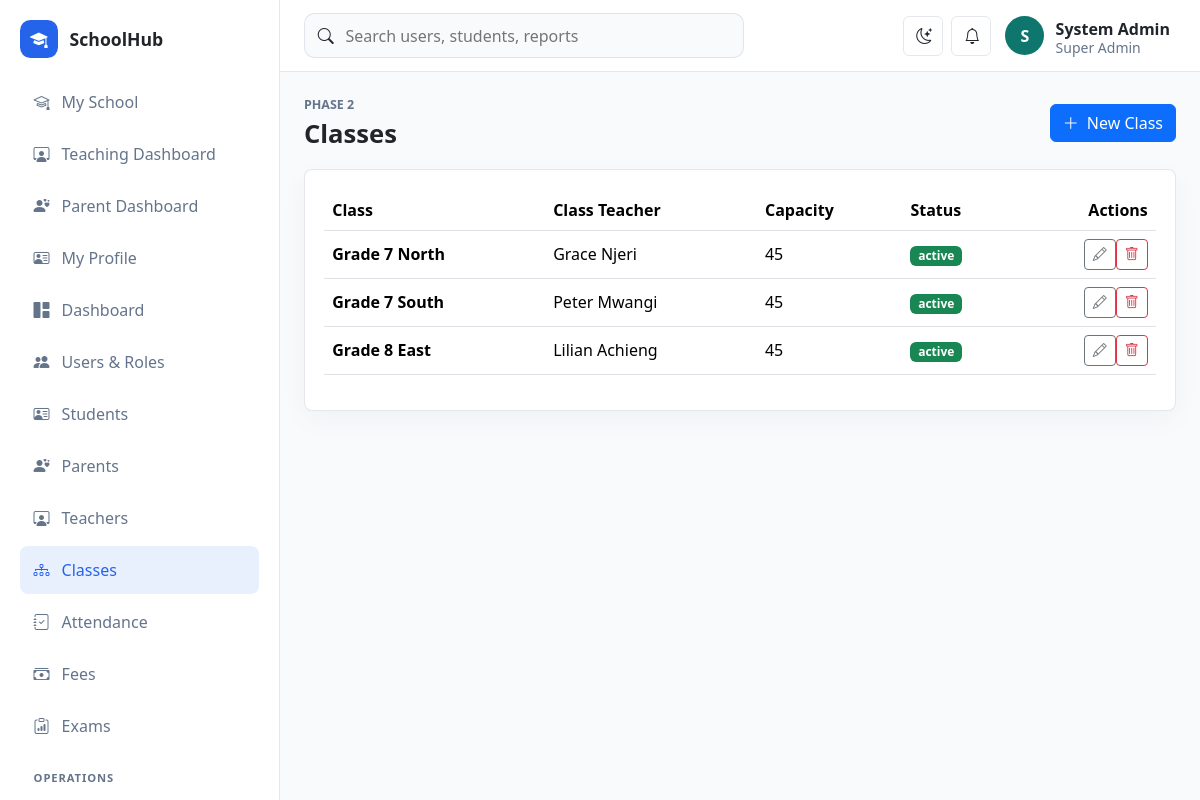
Screenshot of /school/public/classes (signed in) with the database file from the repository.
### tables this page shows
CREATE TABLE class_streams (
    id BIGINT UNSIGNED AUTO_INCREMENT PRIMARY KEY,
    name VARCHAR(80) NOT NULL,
    stream VARCHAR(40) NOT NULL,
    class_teacher_id BIGINT UNSIGNED NULL,
    capacity INT UNSIGNED NOT NULL DEFAULT 45,
    status ENUM('active', 'inactive') NOT NULL DEFAULT 'active',
    created_at TIMESTAMP DEFAULT CURRENT_TIMESTAMP,
    UNIQUE KEY uq_class_stream (name, stream)
);

### app/Core/View.php (called while the page is built, shortened)
<?php
final class View
{
    public static function render(string $view, array $data = [], string $layout = 'app'): void
    {
        extract($data, EXTR_SKIP);
        $viewFile = dirname(__DIR__) . "/Views/{$view}.php";
        require $viewFile;
    }
}

### app/Controllers/ClassController.php (called while the page is built, shortened)
<?php
final class ClassController
{
    public function index(): void
    {
        View::render('classes/index', ['title' => 'Classes', 'classes' => SchoolClass::all()]);
    }
}

### app/Core/Router.php (called while the page is built, shortened)
<?php
final class Router
{
    private array $routes = [];
    public function get(string $path, array $handler): void
    {
        $this->routes['GET'][$this->normalize($path)] = $handler;
    }
    public function post(string $path, array $handler): void
    {
        $this->routes['POST'][$this->normalize($path)] = $handler;
    }
    public function dispatch(): void
    {
        $method = Request::method();
        $path = Request::path();
        $handler = $this->routes[$method][$path] ?? null;
        [$class, $action] = $handler;
        (new $class())->{$action}();
    }
    private function normalize(string $path): string
    {
        return '/' . trim($path, '/');
    }
}

### public/index.php (called while the page is built, shortened)
<?php
require dirname(__DIR__) . '/app/Core/helpers.php';
$config = require dirname(__DIR__) . '/config/app.php';
$router = new Router();
$router->get('/', [DashboardController::class, 'index']);
$router->get('/login', [AuthController::class, 'showLogin']);
$router->post('/login', [AuthController::class, 'login']);
$router->post('/logout', [AuthController::class, 'logout']);
$router->get('/dashboard', [DashboardController::class, 'index']);
$router->get('/users', [UserController::class, 'index']);
$router->get('/users/create', [UserController::class, 'create']);
$router->post('/users', [UserController::class, 'store']);
$router->get('/users/edit', [UserController::class, 'edit']);
$router->post('/users/update', [UserController::class, 'update']);
$router->post('/users/delete', [UserController::class, 'destroy']);
$router->get('/students', [StudentController::class, 'index']);
$router->get('/students/create', [StudentController::class, 'create']);
$router->post('/students', [StudentController::class, 'store']);
$router->get('/students/edit', [StudentController::class, 'edit']);
$router->post('/students/update', [StudentController::class, 'update']);
$router->post('/students/delete', [StudentController::class, 'destroy']);
$router->get('/student-portal', [StudentPortalController::class, 'index']);
$router->get('/teacher-portal', [TeacherPortalController::class, 'index']);
$router->post('/teacher-portal/announcement', [TeacherPortalController::class, 'announce']);
$router->get('/parent-portal', [ParentPortalController::class, 'index']);
$router->get('/teachers', [TeacherController::class, 'index']);
$router->get('/teachers/create', [TeacherController::class, 'create']);
$router->post('/teachers', [TeacherController::class, 'store']);
$router->get('/teachers/edit', [TeacherController::class, 'edit']);
$router->post('/teachers/update', [TeacherController::class, 'update']);
$router->post('/teachers/delete', [TeacherController::class, 'destroy']);
$router->get('/parents', [ParentController::class, 'index']);
$router->get('/parents/create', [ParentController::class, 'create']);
$router->post('/parents', [ParentController::class, 'store']);
$router->get('/parents/edit', [ParentController::class, 'edit']);
$router->post('/parents/update', [ParentController::class, 'update']);
$router->post('/parents/delete', [ParentController::class, 'destroy']);
$router->get('/classes', [ClassController::class, 'index']);
$router->get('/classes/create', [ClassController::class, 'create']);
$router->post('/classes', [ClassController::class, 'store']);
$router->get('/classes/edit', [ClassController::class, 'edit']);
$router->post('/classes/update', [ClassController::class, 'update']);
$router->post('/classes/delete', [ClassController::class, 'destroy']);
$router->get('/attendance', [AttendanceController::class, 'index']);
$router->post('/attendance', [AttendanceController::class, 'store']);
$router->get('/fees', [FeeController::class, 'index']);
$router->post('/fees/invoice', [FeeController::class, 'invoice']);
$router->post('/fees/payment', [FeeController::class, 'payment']);
$router->get('/exams', [ExamController::class, 'index']);
$router->post('/exams/exam', [ExamController::class, 'exam']);
$router->post('/exams/result', [ExamController::class, 'result']);
$router->get('/operations', [OperationsController::class, 'index']);
$router->get('/operations/form', [OperationsController::class, 'form']);
$router->post('/operations/save', [OperationsController::class, 'save']);
$router->post('/operations/delete', [OperationsController::class, 'destroy']);
$router->get('/reports', [ReportController::class, 'index']);
$router->dispatch();

### app/Core/Auth.php (called while the page is built, shortened)
<?php
final class Auth
{
    public static function user(): ?array
    {
        return $_SESSION['user'] ?? null;
    }
    public static function can(string $permission): bool
    {
        $user = self::user();
        $permissions = $user['permissions'] ?? [];
        return in_array($permission, $permissions, true);
    }
}

### config/app.php (called while the page is built)
<?php
return [
    'name' => 'SchoolHub',
    'base_url' => '/school/public',
    'timezone' => 'Africa/Nairobi',
    'session_name' => 'schoolhub_session',
    'debug' => true,
];

### config/database.php (called while the page is built)
<?php
return [
    'host' => '127.0.0.1',
    'port' => '3306',
    'database' => 'schoolhub',
    'username' => 'root',
    'password' => '',
    'charset' => 'utf8mb4',
];

### app/Core/Database.php (called while the page is built, shortened)
<?php
final class Database
{
    private static ?PDO $connection = null;
    public static function connection(): PDO
    {
        $config = require dirname(__DIR__, 2) . '/config/database.php';
        $dsn = sprintf(
            'mysql:host=%s;port=%s;dbname=%s;charset=%s',
            $config['host'],
            $config['port'],
            $config['database'],
            $config['charset']
        );
        try {
            self::$connection = new PDO($dsn, $config['username'], $config['password'], [
                PDO::ATTR_ERRMODE => PDO::ERRMODE_EXCEPTION,
                PDO::ATTR_DEFAULT_FETCH_MODE => PDO::FETCH_ASSOC,
                PDO::ATTR_EMULATE_PREPARES => false,
            ]);
        } catch (PDOException $exception) {
            http_response_code(500);
            exit('Database connection failed. Check config/database.php and import database/schema.sql.');
        }
        return self::$connection;
    }
}

### app/Core/helpers.php (called while the page is built, shortened)
<?php
function app_config(string $key, mixed $default = null): mixed
{
    static $config = null;
    $config ??= require dirname(__DIR__, 2) . '/config/app.php';
    return $config[$key] ?? $default;
}
function url(string $path = ''): string
{
    return rtrim(app_config('base_url'), '/') . '/' . ltrim($path, '/');
}
function e(mixed $value): string
{
    return htmlspecialchars((string)$value, ENT_QUOTES, 'UTF-8');
}

### app/Models/Lookup.php (called while the page is built, shortened)
<?php
final class Lookup
{
    public static function classes(): array
    {
        return Database::connection()->query(
            'SELECT class_streams.*, CONCAT(teachers.first_name, " ", teachers.last_name) AS teacher_name
             FROM class_streams
             LEFT JOIN teachers ON teachers.id = class_streams.class_teacher_id
             ORDER BY class_streams.name, class_streams.stream'
        )->fetchAll();
    }
}

### app/Models/SchoolClass.php (called while the page is built, shortened)
<?php
final class SchoolClass
{
    public static function all(): array
    {
        return Lookup::classes();
    }
}

### app/Views/classes/index.php (the view)
<div class="page-heading"><div><p class="eyebrow">Phase 2</p><h1>Classes</h1></div><?php if (\App\Core\Auth::can('classes.manage')): ?><a class="btn btn-primary" href="<?= e(url('/classes/create')) ?>"><i class="bi bi-plus-lg me-2"></i>New Class</a><?php endif; ?></div>
<section class="panel"><div class="table-responsive"><table class="table align-middle"><thead><tr><th>Class</th><th>Class Teacher</th><th>Capacity</th><th>Status</th><th class="text-end">Actions</th></tr></thead><tbody>
<?php foreach ($classes as $class): ?><tr><td class="fw-semibold"><?= e($class['name'] . ' ' . $class['stream']) ?></td><td><?= e($class['teacher_name'] ?? 'Unassigned') ?></td><td><?= e($class['capacity']) ?></td><td><span class="badge text-bg-success"><?= e($class['status']) ?></span></td><td class="text-end"><?php if (\App\Core\Auth::can('classes.manage')): ?><a class="btn btn-sm btn-outline-secondary" href="<?= e(url('/classes/edit?id=' . $class['id'])) ?>"><i class="bi bi-pencil"></i></a><form class="d-inline" action="<?= e(url('/classes/delete')) ?>" method="post" data-confirm="Delete this class?"><?= csrf_field() ?><input type="hidden" name="id" value="<?= e($class['id']) ?>"><button class="btn btn-sm btn-outline-danger"><i class="bi bi-trash"></i></button></form><?php endif; ?></td></tr><?php endforeach; ?>
</tbody></table></div></section>

### public/assets/css/app.css (style rules this page uses)
:root { --sidebar-width: 280px; --border-color: rgba(148, 163, 184, .25); --surface: #ffffff; --muted-surface: #f8fafc; --text-soft: #64748b; }
body { background: var(--muted-surface); color: var(--bs-body-color); }
.page-heading { display: flex; justify-content: space-between; align-items: center; gap: 1rem; margin-bottom: 1.25rem; }
.page-heading h1 { margin: 0; font-size: clamp(1.6rem, 2vw, 2.2rem); font-weight: 800; }
.eyebrow { margin: 0 0 .25rem; color: var(--text-soft); font-size: .78rem; text-transform: uppercase; font-weight: 800; }
.metric-card, .panel { background: var(--surface); border: 1px solid var(--border-color); border-radius: .5rem; box-shadow: 0 8px 28px rgba(15, 23, 42, .04); }
.panel { padding: 1.2rem; }

### rows the page displays
class_streams: name+stream "Grade 7 North", teacher_name "Grace Njeri", capacity "45", status "active"
class_streams: name+stream "Grade 7 South", teacher_name "Peter Mwangi", capacity "45", status "active"
class_streams: name+stream "Grade 8 East", teacher_name "Lilian Achieng", capacity "45", status "active"

### other values shown
app_config('name') "SchoolHub"
substr(current_user()['name'] ?? 'U', 0, 1) "S"
current_user()['name'] "System Admin"
current_user()['role'] "Super Admin"
